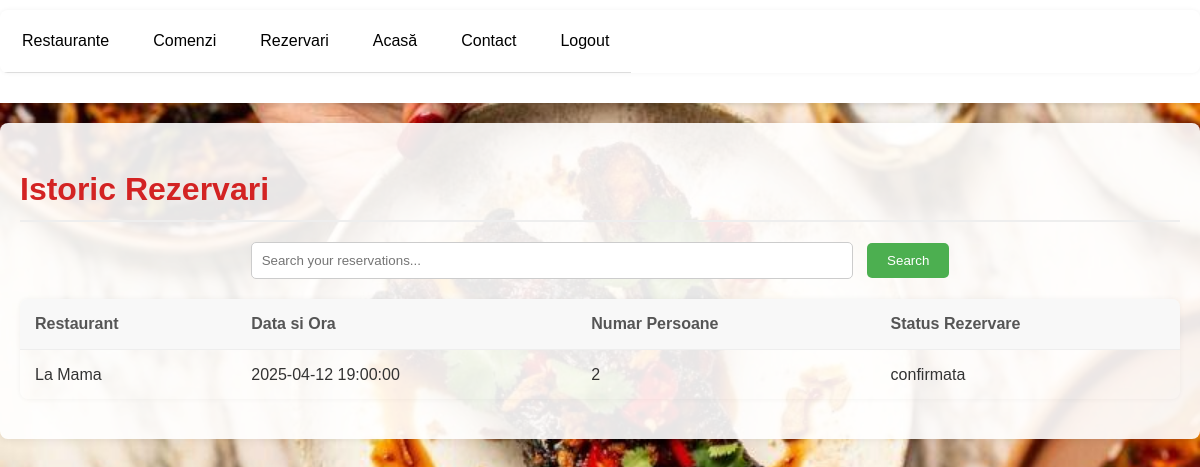
/rezervari_clienti.php (signed in), run on the app's committed database.
### tables this page shows
CREATE TABLE tblRezervari(
    rezervare_id INT AUTO_INCREMENT PRIMARY KEY,
    client_id INT,
    restaurant_id INT,
    data_ora DATETIME,
    numar_persoane INT,
    status_rezervare ENUM('confirmata', 'anulata', 'in_asteptare'),
    FOREIGN KEY (client_id) REFERENCES tblClienti(client_id),
    FOREIGN KEY (restaurant_id) REFERENCES tblRestaurante(restaurant_id)
);

CREATE TABLE tblRestaurante(
    restaurant_id INT AUTO_INCREMENT PRIMARY KEY,
    nume_restaurant VARCHAR(100) NOT NULL,
    oras VARCHAR(50),
    tip_bucatarie VARCHAR(50),
    livrare_disponibila BOOLEAN,
    CONSTRAINT chk_oras CHECK (oras IS NOT NULL)
	
);

### rezervari_clienti.php (the view, shortened to what this page needs)
<?php
$db = mysqli_connect('localhost', 'root', '', 'restaurantedb') or die('Error connecting to MySQL server.');
$client_username = $_SESSION['username'];
$client_query = "SELECT client_id FROM tblClienti WHERE nume_client = '$client_username'";
$client_result = mysqli_query($db, $client_query);
$client_row = mysqli_fetch_assoc($client_result);
$client_id = $client_row['client_id'];
$search_term = "";
if (isset($_GET['search'])) {
    $search_term = mysqli_real_escape_string($db, $_GET['search']);
    $query = "SELECT r.data_ora, r.numar_persoane, r.status_rezervare, res.nume_restaurant
              FROM tblRezervari r
              JOIN tblRestaurante res ON r.restaurant_id = res.restaurant_id
              WHERE r.client_id = $client_id
                AND (res.nume_restaurant LIKE '%$search_term%'
                     OR r.data_ora LIKE '%$search_term%'
                     OR r.numar_persoane LIKE '%$search_term%'
                     OR r.status_rezervare LIKE '%$search_term%')
              ORDER BY r.data_ora DESC";
} else {
    $query = "SELECT r.data_ora, r.numar_persoane, r.status_rezervare, res.nume_restaurant
              FROM tblRezervari r
              JOIN tblRestaurante res ON r.restaurant_id = res.restaurant_id
              WHERE r.client_id = $client_id
              ORDER BY r.data_ora DESC";
}
$result = mysqli_query($db, $query);
?>
<!DOCTYPE html>
<html>
<head>
    <link rel="stylesheet" type="text/css" href="style.css">
</head>
<body class="background-rezervari">
    <?php include('header.php'); ?>
    <div class="container">
        <div class="client-section">
            <h1 class="client-table-title">Istoric Rezervari</h1>
            <form action="rezervari_clienti.php" method="GET" class="search-form">
                <input type="text" name="search" placeholder="Search your reservations..." value="<?php echo htmlspecialchars($search_term); ?>">
                <button type="submit">Search</button>
            </form>
            <?php if (mysqli_num_rows($result) > 0) { ?>
                <table class="client-table">
                    <thead>
                        <tr>
                            <th>Restaurant</th>
                            <th>Data si Ora</th>
                            <th>Numar Persoane</th>
                            <th>Status Rezervare</th>
                        </tr>
                    </thead>
                    <tbody>
                        <?php while ($row = mysqli_fetch_assoc($result)) { ?>
                            <tr>
                                <td><?php echo $row['nume_restaurant']; ?></td>
                                <td><?php echo $row['data_ora']; ?></td>
                                <td><?php echo $row['numar_persoane']; ?></td>
                                <td><?php echo $row['status_rezervare']; ?></td>
                            </tr>
                        <?php } ?>
                    </tbody>
                </table>
            <?php } else { ?>
                <p>Nu aveti rezervari efectuate.</p>
            <?php } ?>
        </div>
    </div>
</body>
</html>

### style.css (style rules this page uses)
body { font-family: 'Arial', sans-serif; margin: 0; padding: 0; background-color: #f4f4f4; color: #333; line-height: 1.6; }
.background-rezervari { background-image: url('images/background6.jpg'); background-size: cover; background-position: center; background-repeat: no-repeat; background-attachment: fixed; }
.container { max-width: 1200px; margin: 20px auto; padding: 20px; background-color: #fff; box-shadow: 0 0 10px rgba(0, 0, 0, 0.1); border-radius: 8px; background-color: rgba(255, 255, 255, 0.9); }
h1, h2, h3 { color: #d32323; margin-bottom: 15px; border-bottom: 2px solid #eee; padding-bottom: 5px; }
.client-section { margin-bottom: 20px; }
.client-table-title { margin-bottom: 20px; }
table { width: 100%; border-collapse: collapse; margin-bottom: 20px; box-shadow: 0 0 5px rgba(0, 0, 0, 0.05); border-radius: 8px; overflow: hidden; }
table th, table td { padding: 12px 15px; text-align: left; border-bottom: 1px solid #eee; }
table th { background-color: #f8f8f8; color: #555; font-weight: bold; }
table tr:last-child td { border-bottom: none; }
.search-form { margin-bottom: 20px; text-align: center; }
.search-form input[type="text"] { padding: 10px; width: 50%; border: 1px solid #ccc; border-radius: 5px; margin-right: 10px; }
.search-form button { padding: 10px 20px; background-color: #4CAF50; color: white; border: none; border-radius: 5px; cursor: pointer; }

### data on the page
tblrezervari: restaurant.nume_restaurant "La Mama", data_ora "2025-04-12 19:00:00", numar_persoane "2", status_rezervare "confirmata"
